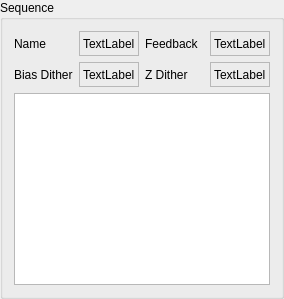
    <widget class="QGroupBox" name="groupBox_6">
     <property name="title">
      <string>Sequence</string>
     </property>
     <layout class="QGridLayout" name="gridLayout_7">
      <item row="3" column="0" colspan="4">
       <widget class="QListWidget" name="listWidget_seq"/>
      </item>
      <item row="1" column="1">
       <widget class="QLabel" name="label_bias_dither_seq">
        <property name="sizePolicy">
         <sizepolicy hsizetype="Preferred" vsizetype="Fixed">
          <horstretch>0</horstretch>
          <verstretch>0</verstretch>
         </sizepolicy>
        </property>
        <property name="minimumSize">
         <size>
          <width>0</width>
          <height>25</height>
         </size>
        </property>
        <property name="maximumSize">
         <size>
          <width>16777215</width>
          <height>25</height>
         </size>
        </property>
        <property name="frameShape">
         <enum>QFrame::StyledPanel</enum>
        </property>
        <property name="text">
         <string>TextLabel</string>
        </property>
       </widget>
      </item>
      <item row="1" column="0">
       <widget class="QLabel" name="label_55">
        <property name="sizePolicy">
         <sizepolicy hsizetype="Preferred" vsizetype="Fixed">
          <horstretch>0</horstretch>
          <verstretch>0</verstretch>
         </sizepolicy>
        </property>
        <property name="minimumSize">
         <size>
          <width>0</width>
          <height>25</height>
         </size>
        </property>
        <property name="maximumSize">
         <size>
          <width>16777215</width>
          <height>25</height>
         </size>
        </property>
        <property name="text">
         <string>Bias Dither</string>
        </property>
       </widget>
      </item>
      <item row="1" column="2">
       <widget class="QLabel" name="label_58">
        <property name="sizePolicy">
         <sizepolicy hsizetype="Preferred" vsizetype="Fixed">
          <horstretch>0</horstretch>
          <verstretch>0</verstretch>
         </sizepolicy>
        </property>
        <property name="minimumSize">
         <size>
          <width>0</width>
          <height>25</height>
         </size>
        </property>
        <property name="maximumSize">
         <size>
          <width>16777215</width>
          <height>25</height>
         </size>
        </property>
        <property name="text">
         <string>Z Dither</string>
        </property>
       </widget>
      </item>
      <item row="0" column="2">
       <widget class="QLabel" name="label_59">
        <property name="sizePolicy">
         <sizepolicy hsizetype="Preferred" vsizetype="Fixed">
          <horstretch>0</horstretch>
          <verstretch>0</verstretch>
         </sizepolicy>
        </property>
        <property name="minimumSize">
         <size>
          <width>0</width>
          <height>25</height>
         </size>
        </property>
        <property name="maximumSize">
         <size>
          <width>16777215</width>
          <height>25</height>
         </size>
        </property>
        <property name="text">
         <string>Feedback</string>
        </property>
       </widget>
      </item>
      <item row="0" column="1">
       <widget class="QLabel" name="label_seq_name">
        <property name="sizePolicy">
         <sizepolicy hsizetype="Preferred" vsizetype="Fixed">
          <horstretch>0</horstretch>
          <verstretch>0</verstretch>
         </sizepolicy>
        </property>
        <property name="minimumSize">
         <size>
          <width>0</width>
          <height>25</height>
         </size>
        </property>
        <property name="maximumSize">
         <size>
          <width>16777215</width>
          <height>25</height>
         </size>
        </property>
        <property name="frameShape">
         <enum>QFrame::StyledPanel</enum>
        </property>
        <property name="text">
         <string>TextLabel</string>
        </property>
       </widget>
      </item>
      <item row="0" column="3">
       <widget class="QLabel" name="label_feedback_seq">
        <property name="sizePolicy">
         <sizepolicy hsizetype="Preferred" vsizetype="Fixed">
          <horstretch>0</horstretch>
          <verstretch>0</verstretch>
         </sizepolicy>
        </property>
        <property name="minimumSize">
         <size>
          <width>0</width>
          <height>25</height>
         </size>
        </property>
        <property name="maximumSize">
         <size>
          <width>16777215</width>
          <height>25</height>
         </size>
        </property>
        <property name="frameShape">
         <enum>QFrame::StyledPanel</enum>
        </property>
        <property name="text">
         <string>TextLabel</string>
        </property>
       </widget>
      </item>
      <item row="0" column="0">
       <widget class="QLabel" name="label_13">
        <property name="sizePolicy">
         <sizepolicy hsizetype="Preferred" vsizetype="Fixed">
          <horstretch>0</horstretch>
          <verstretch>0</verstretch>
         </sizepolicy>
        </property>
        <property name="minimumSize">
         <size>
          <width>0</width>
          <height>25</height>
         </size>
        </property>
        <property name="maximumSize">
         <size>
          <width>16777215</width>
          <height>25</height>
         </size>
        </property>
        <property name="text">
         <string>Name</string>
        </property>
       </widget>
      </item>
      <item row="1" column="3">
       <widget class="QLabel" name="label_z_dither_seq">
        <property name="sizePolicy">
         <sizepolicy hsizetype="Preferred" vsizetype="Fixed">
          <horstretch>0</horstretch>
          <verstretch>0</verstretch>
         </sizepolicy>
        </property>
        <property name="minimumSize">
         <size>
          <width>0</width>
          <height>25</height>
         </size>
        </property>
        <property name="maximumSize">
         <size>
          <width>16777215</width>
          <height>25</height>
         </size>
        </property>
        <property name="frameShape">
         <enum>QFrame::StyledPanel</enum>
        </property>
        <property name="text">
         <string>TextLabel</string>
        </property>
       </widget>
      </item>
     </layout>
    </widget>
